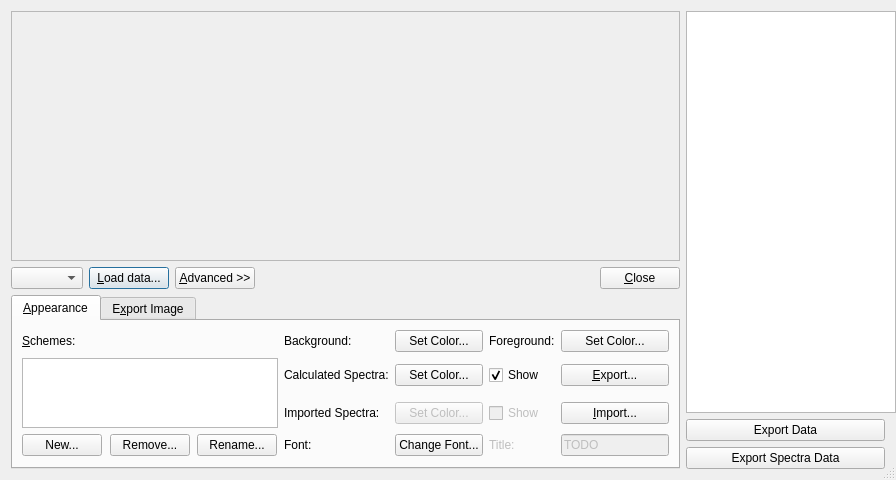
<?xml version="1.0" encoding="UTF-8"?>
<ui version="4.0">
 <class>SpectraDialog</class>
 <widget class="QDialog" name="SpectraDialog">
  <property name="geometry">
   <rect>
    <x>0</x>
    <y>0</y>
    <width>896</width>
    <height>480</height>
   </rect>
  </property>
  <property name="minimumSize">
   <size>
    <width>808</width>
    <height>480</height>
   </size>
  </property>
  <property name="windowTitle">
   <string>Spectra Visualization</string>
  </property>
  <property name="sizeGripEnabled">
   <bool>true</bool>
  </property>
  <layout class="QGridLayout" name="gridLayout">
   <item row="0" column="0" colspan="6">
    <widget class="Avogadro::PlotWidget" name="plot">
     <property name="sizePolicy">
      <sizepolicy hsizetype="Preferred" vsizetype="Expanding">
       <horstretch>0</horstretch>
       <verstretch>0</verstretch>
      </sizepolicy>
     </property>
     <property name="baseSize">
      <size>
       <width>800</width>
       <height>500</height>
      </size>
     </property>
     <property name="cursor">
      <cursorShape>CrossCursor</cursorShape>
     </property>
     <property name="toolTip">
      <string>Controls:
Double left click: Restore default axis limits
Right click + drag: Move plot
Middle click + drag: Zoom to region
Scroll wheel: Zoom to cursor</string>
     </property>
     <property name="frameShape">
      <enum>QFrame::StyledPanel</enum>
     </property>
     <property name="frameShadow">
      <enum>QFrame::Raised</enum>
     </property>
    </widget>
   </item>
   <item row="0" column="6" rowspan="3">
    <widget class="QTableWidget" name="dataTable">
     <property name="sizePolicy">
      <sizepolicy hsizetype="Fixed" vsizetype="Expanding">
       <horstretch>0</horstretch>
       <verstretch>0</verstretch>
      </sizepolicy>
     </property>
     <property name="minimumSize">
      <size>
       <width>210</width>
       <height>0</height>
      </size>
     </property>
     <property name="horizontalScrollBarPolicy">
      <enum>Qt::ScrollBarAlwaysOff</enum>
     </property>
     <property name="editTriggers">
      <set>QAbstractItemView::NoEditTriggers</set>
     </property>
     <property name="alternatingRowColors">
      <bool>true</bool>
     </property>
     <property name="selectionMode">
      <enum>QAbstractItemView::SingleSelection</enum>
     </property>
     <property name="selectionBehavior">
      <enum>QAbstractItemView::SelectRows</enum>
     </property>
     <property name="sortingEnabled">
      <bool>true</bool>
     </property>
     <attribute name="horizontalHeaderVisible">
      <bool>false</bool>
     </attribute>
     <attribute name="horizontalHeaderCascadingSectionResizes">
      <bool>false</bool>
     </attribute>
     <attribute name="horizontalHeaderHighlightSections">
      <bool>false</bool>
     </attribute>
     <attribute name="verticalHeaderVisible">
      <bool>false</bool>
     </attribute>
     <column>
      <property name="text">
       <string>x</string>
      </property>
     </column>
     <column>
      <property name="text">
       <string>y</string>
      </property>
     </column>
    </widget>
   </item>
   <item row="1" column="0">
    <widget class="QComboBox" name="combo_spectra">
     <property name="sizePolicy">
      <sizepolicy hsizetype="Preferred" vsizetype="Fixed">
       <horstretch>0</horstretch>
       <verstretch>0</verstretch>
      </sizepolicy>
     </property>
    </widget>
   </item>
   <item row="1" column="1">
    <widget class="QPushButton" name="push_loadSpectra">
     <property name="sizePolicy">
      <sizepolicy hsizetype="Fixed" vsizetype="Fixed">
       <horstretch>0</horstretch>
       <verstretch>0</verstretch>
      </sizepolicy>
     </property>
     <property name="text">
      <string>&amp;Load data...</string>
     </property>
    </widget>
   </item>
   <item row="1" column="2">
    <widget class="QPushButton" name="push_advanced">
     <property name="sizePolicy">
      <sizepolicy hsizetype="Fixed" vsizetype="Fixed">
       <horstretch>0</horstretch>
       <verstretch>0</verstretch>
      </sizepolicy>
     </property>
     <property name="text">
      <string>&amp;Advanced &gt;&gt;</string>
     </property>
    </widget>
   </item>
   <item row="1" column="3">
    <spacer name="horizontalSpacer">
     <property name="orientation">
      <enum>Qt::Horizontal</enum>
     </property>
     <property name="sizeHint" stdset="0">
      <size>
       <width>40</width>
       <height>20</height>
      </size>
     </property>
    </spacer>
   </item>
   <item row="1" column="4">
    <widget class="QLabel" name="currentCoordinates">
     <property name="sizePolicy">
      <sizepolicy hsizetype="Preferred" vsizetype="Preferred">
       <horstretch>0</horstretch>
       <verstretch>0</verstretch>
      </sizepolicy>
     </property>
     <property name="minimumSize">
      <size>
       <width>150</width>
       <height>0</height>
      </size>
     </property>
     <property name="frameShape">
      <enum>QFrame::NoFrame</enum>
     </property>
     <property name="frameShadow">
      <enum>QFrame::Plain</enum>
     </property>
     <property name="text">
      <string/>
     </property>
     <property name="alignment">
      <set>Qt::AlignCenter</set>
     </property>
    </widget>
   </item>
   <item row="1" column="5">
    <widget class="QPushButton" name="pushButton">
     <property name="sizePolicy">
      <sizepolicy hsizetype="Fixed" vsizetype="Fixed">
       <horstretch>0</horstretch>
       <verstretch>0</verstretch>
      </sizepolicy>
     </property>
     <property name="text">
      <string>&amp;Close</string>
     </property>
    </widget>
   </item>
   <item row="2" column="0" rowspan="3" colspan="6">
    <widget class="QTabWidget" name="tab_widget">
     <property name="sizePolicy">
      <sizepolicy hsizetype="Expanding" vsizetype="Fixed">
       <horstretch>0</horstretch>
       <verstretch>0</verstretch>
      </sizepolicy>
     </property>
     <property name="currentIndex">
      <number>0</number>
     </property>
     <widget class="QWidget" name="tab_appearance">
      <attribute name="title">
       <string>&amp;Appearance</string>
      </attribute>
      <layout class="QGridLayout" name="gridLayout_3">
       <item row="3" column="0" rowspan="2" colspan="3">
        <widget class="QListWidget" name="list_schemes">
         <property name="sizePolicy">
          <sizepolicy hsizetype="MinimumExpanding" vsizetype="Preferred">
           <horstretch>0</horstretch>
           <verstretch>0</verstretch>
          </sizepolicy>
         </property>
         <property name="alternatingRowColors">
          <bool>true</bool>
         </property>
         <property name="resizeMode">
          <enum>QListView::Adjust</enum>
         </property>
        </widget>
       </item>
       <item row="3" column="3">
        <widget class="QLabel" name="label_3">
         <property name="sizePolicy">
          <sizepolicy hsizetype="Fixed" vsizetype="Fixed">
           <horstretch>0</horstretch>
           <verstretch>0</verstretch>
          </sizepolicy>
         </property>
         <property name="text">
          <string>Calculated Spectra:</string>
         </property>
        </widget>
       </item>
       <item row="3" column="4">
        <widget class="QPushButton" name="push_colorCalculated">
         <property name="sizePolicy">
          <sizepolicy hsizetype="Minimum" vsizetype="Fixed">
           <horstretch>0</horstretch>
           <verstretch>0</verstretch>
          </sizepolicy>
         </property>
         <property name="text">
          <string>Set Color...</string>
         </property>
        </widget>
       </item>
       <item row="4" column="3">
        <widget class="QLabel" name="label_4">
         <property name="text">
          <string>Imported Spectra:</string>
         </property>
        </widget>
       </item>
       <item row="4" column="4">
        <widget class="QPushButton" name="push_colorImported">
         <property name="enabled">
          <bool>false</bool>
         </property>
         <property name="sizePolicy">
          <sizepolicy hsizetype="Minimum" vsizetype="Fixed">
           <horstretch>0</horstretch>
           <verstretch>0</verstretch>
          </sizepolicy>
         </property>
         <property name="text">
          <string>Set Color...</string>
         </property>
        </widget>
       </item>
       <item row="5" column="3">
        <widget class="QLabel" name="label_5">
         <property name="text">
          <string>Font:</string>
         </property>
        </widget>
       </item>
       <item row="5" column="4">
        <widget class="QPushButton" name="push_font">
         <property name="sizePolicy">
          <sizepolicy hsizetype="Fixed" vsizetype="Fixed">
           <horstretch>0</horstretch>
           <verstretch>0</verstretch>
          </sizepolicy>
         </property>
         <property name="text">
          <string>Change Font...</string>
         </property>
        </widget>
       </item>
       <item row="3" column="5">
        <widget class="QCheckBox" name="cb_calculate">
         <property name="sizePolicy">
          <sizepolicy hsizetype="Fixed" vsizetype="Fixed">
           <horstretch>0</horstretch>
           <verstretch>0</verstretch>
          </sizepolicy>
         </property>
         <property name="text">
          <string>Show</string>
         </property>
         <property name="checked">
          <bool>true</bool>
         </property>
        </widget>
       </item>
       <item row="4" column="5">
        <widget class="QCheckBox" name="cb_import">
         <property name="enabled">
          <bool>false</bool>
         </property>
         <property name="text">
          <string>Show</string>
         </property>
        </widget>
       </item>
       <item row="4" column="6">
        <widget class="QPushButton" name="push_import">
         <property name="sizePolicy">
          <sizepolicy hsizetype="Ignored" vsizetype="Fixed">
           <horstretch>0</horstretch>
           <verstretch>0</verstretch>
          </sizepolicy>
         </property>
         <property name="toolTip">
          <string>Imports a tsv of experimental spectra to overlay on the plot.</string>
         </property>
         <property name="text">
          <string>&amp;Import...</string>
         </property>
        </widget>
       </item>
       <item row="2" column="3">
        <widget class="QLabel" name="label_2">
         <property name="sizePolicy">
          <sizepolicy hsizetype="Fixed" vsizetype="Fixed">
           <horstretch>0</horstretch>
           <verstretch>0</verstretch>
          </sizepolicy>
         </property>
         <property name="text">
          <string>Background:</string>
         </property>
        </widget>
       </item>
       <item row="2" column="4">
        <widget class="QPushButton" name="push_colorBackground">
         <property name="sizePolicy">
          <sizepolicy hsizetype="Minimum" vsizetype="Fixed">
           <horstretch>0</horstretch>
           <verstretch>0</verstretch>
          </sizepolicy>
         </property>
         <property name="text">
          <string>Set Color...</string>
         </property>
        </widget>
       </item>
       <item row="2" column="5">
        <widget class="QLabel" name="label_6">
         <property name="sizePolicy">
          <sizepolicy hsizetype="Fixed" vsizetype="Preferred">
           <horstretch>0</horstretch>
           <verstretch>0</verstretch>
          </sizepolicy>
         </property>
         <property name="text">
          <string>Foreground:</string>
         </property>
        </widget>
       </item>
       <item row="2" column="6">
        <widget class="QPushButton" name="push_colorForeground">
         <property name="sizePolicy">
          <sizepolicy hsizetype="Ignored" vsizetype="Fixed">
           <horstretch>0</horstretch>
           <verstretch>0</verstretch>
          </sizepolicy>
         </property>
         <property name="text">
          <string>Set Color...</string>
         </property>
        </widget>
       </item>
       <item row="5" column="0">
        <widget class="QPushButton" name="push_newScheme">
         <property name="enabled">
          <bool>true</bool>
         </property>
         <property name="sizePolicy">
          <sizepolicy hsizetype="Fixed" vsizetype="Fixed">
           <horstretch>0</horstretch>
           <verstretch>0</verstretch>
          </sizepolicy>
         </property>
         <property name="text">
          <string>New...</string>
         </property>
        </widget>
       </item>
       <item row="5" column="1">
        <widget class="QPushButton" name="push_removeScheme">
         <property name="enabled">
          <bool>true</bool>
         </property>
         <property name="sizePolicy">
          <sizepolicy hsizetype="Fixed" vsizetype="Fixed">
           <horstretch>0</horstretch>
           <verstretch>0</verstretch>
          </sizepolicy>
         </property>
         <property name="text">
          <string>Remove...</string>
         </property>
        </widget>
       </item>
       <item row="5" column="2">
        <widget class="QPushButton" name="push_renameScheme">
         <property name="sizePolicy">
          <sizepolicy hsizetype="Fixed" vsizetype="Fixed">
           <horstretch>0</horstretch>
           <verstretch>0</verstretch>
          </sizepolicy>
         </property>
         <property name="text">
          <string>Rename...</string>
         </property>
        </widget>
       </item>
       <item row="5" column="5">
        <widget class="QLabel" name="label_7">
         <property name="enabled">
          <bool>false</bool>
         </property>
         <property name="text">
          <string>Title:</string>
         </property>
        </widget>
       </item>
       <item row="5" column="6">
        <widget class="QLineEdit" name="lineEdit">
         <property name="enabled">
          <bool>false</bool>
         </property>
         <property name="sizePolicy">
          <sizepolicy hsizetype="Fixed" vsizetype="Fixed">
           <horstretch>0</horstretch>
           <verstretch>0</verstretch>
          </sizepolicy>
         </property>
         <property name="text">
          <string>TODO</string>
         </property>
        </widget>
       </item>
       <item row="2" column="0">
        <widget class="QLabel" name="label_10">
         <property name="sizePolicy">
          <sizepolicy hsizetype="Fixed" vsizetype="Fixed">
           <horstretch>0</horstretch>
           <verstretch>0</verstretch>
          </sizepolicy>
         </property>
         <property name="text">
          <string>&amp;Schemes:</string>
         </property>
         <property name="buddy">
          <cstring>list_schemes</cstring>
         </property>
        </widget>
       </item>
       <item row="3" column="6">
        <widget class="QPushButton" name="push_export">
         <property name="sizePolicy">
          <sizepolicy hsizetype="Ignored" vsizetype="Fixed">
           <horstretch>0</horstretch>
           <verstretch>0</verstretch>
          </sizepolicy>
         </property>
         <property name="text">
          <string>&amp;Export...</string>
         </property>
        </widget>
       </item>
       <item row="2" column="7">
        <spacer name="horizontalSpacer_4">
         <property name="orientation">
          <enum>Qt::Horizontal</enum>
         </property>
         <property name="sizeHint" stdset="0">
          <size>
           <width>40</width>
           <height>20</height>
          </size>
         </property>
        </spacer>
       </item>
      </layout>
     </widget>
     <widget class="QWidget" name="tab_imageExport">
      <attribute name="title">
       <string>E&amp;xport Image</string>
      </attribute>
      <layout class="QGridLayout" name="gridLayout_4">
       <item row="0" column="1" colspan="7">
        <widget class="QLineEdit" name="edit_imageFilename">
         <property name="readOnly">
          <bool>false</bool>
         </property>
        </widget>
       </item>
       <item row="1" column="5">
        <widget class="QLabel" name="label_12">
         <property name="sizePolicy">
          <sizepolicy hsizetype="Fixed" vsizetype="Preferred">
           <horstretch>0</horstretch>
           <verstretch>0</verstretch>
          </sizepolicy>
         </property>
         <property name="text">
          <string>&amp;DPI:</string>
         </property>
         <property name="buddy">
          <cstring>spin_imageDPI</cstring>
         </property>
        </widget>
       </item>
       <item row="1" column="0">
        <widget class="QLabel" name="label_14">
         <property name="sizePolicy">
          <sizepolicy hsizetype="Fixed" vsizetype="Preferred">
           <horstretch>0</horstretch>
           <verstretch>0</verstretch>
          </sizepolicy>
         </property>
         <property name="text">
          <string>&amp;Width:</string>
         </property>
         <property name="buddy">
          <cstring>spin_imageWidth</cstring>
         </property>
        </widget>
       </item>
       <item row="1" column="1">
        <widget class="QSpinBox" name="spin_imageWidth">
         <property name="enabled">
          <bool>true</bool>
         </property>
         <property name="maximum">
          <number>999999</number>
         </property>
         <property name="value">
          <number>21</number>
         </property>
        </widget>
       </item>
       <item row="1" column="2">
        <widget class="QLabel" name="label_13">
         <property name="sizePolicy">
          <sizepolicy hsizetype="Fixed" vsizetype="Preferred">
           <horstretch>0</horstretch>
           <verstretch>0</verstretch>
          </sizepolicy>
         </property>
         <property name="text">
          <string>&amp;Height</string>
         </property>
         <property name="buddy">
          <cstring>spin_imageHeight</cstring>
         </property>
        </widget>
       </item>
       <item row="1" column="3">
        <widget class="QSpinBox" name="spin_imageHeight">
         <property name="enabled">
          <bool>true</bool>
         </property>
         <property name="maximum">
          <number>999999</number>
         </property>
         <property name="value">
          <number>13</number>
         </property>
        </widget>
       </item>
       <item row="0" column="0">
        <widget class="QLabel" name="label_11">
         <property name="text">
          <string>&amp;Filename:</string>
         </property>
         <property name="buddy">
          <cstring>edit_imageFilename</cstring>
         </property>
        </widget>
       </item>
       <item row="1" column="6" colspan="3">
        <widget class="QSpinBox" name="spin_imageDPI">
         <property name="enabled">
          <bool>true</bool>
         </property>
         <property name="maximum">
          <number>9999</number>
         </property>
         <property name="value">
          <number>150</number>
         </property>
        </widget>
       </item>
       <item row="1" column="10" colspan="2">
        <spacer name="horizontalSpacer_3">
         <property name="orientation">
          <enum>Qt::Horizontal</enum>
         </property>
         <property name="sizeHint" stdset="0">
          <size>
           <width>40</width>
           <height>20</height>
          </size>
         </property>
        </spacer>
       </item>
       <item row="0" column="8">
        <widget class="QToolButton" name="push_imageFilename">
         <property name="text">
          <string>...</string>
         </property>
        </widget>
       </item>
       <item row="1" column="4">
        <widget class="QComboBox" name="combo_imageUnits">
         <property name="enabled">
          <bool>true</bool>
         </property>
         <item>
          <property name="text">
           <string>cm</string>
          </property>
         </item>
         <item>
          <property name="text">
           <string>mm</string>
          </property>
         </item>
         <item>
          <property name="text">
           <string>in</string>
          </property>
         </item>
         <item>
          <property name="text">
           <string>px</string>
          </property>
         </item>
        </widget>
       </item>
       <item row="3" column="11">
        <widget class="QPushButton" name="push_imageSave">
         <property name="sizePolicy">
          <sizepolicy hsizetype="Fixed" vsizetype="Fixed">
           <horstretch>0</horstretch>
           <verstretch>0</verstretch>
          </sizepolicy>
         </property>
         <property name="text">
          <string>&amp;Save Image...</string>
         </property>
        </widget>
       </item>
       <item row="3" column="10">
        <spacer name="horizontalSpacer_5">
         <property name="orientation">
          <enum>Qt::Horizontal</enum>
         </property>
         <property name="sizeHint" stdset="0">
          <size>
           <width>40</width>
           <height>20</height>
          </size>
         </property>
        </spacer>
       </item>
       <item row="2" column="11">
        <spacer name="verticalSpacer_3">
         <property name="orientation">
          <enum>Qt::Vertical</enum>
         </property>
         <property name="sizeHint" stdset="0">
          <size>
           <width>20</width>
           <height>40</height>
          </size>
         </property>
        </spacer>
       </item>
       <item row="1" column="9">
        <widget class="QCheckBox" name="cb_imageFontAdjust">
         <property name="toolTip">
          <string>Use an optimized value for the font size instead of the scheme-specified value (screen to image point sizes don't translate well!)</string>
         </property>
         <property name="text">
          <string>Auto-adjust F&amp;ont Size</string>
         </property>
         <property name="checked">
          <bool>true</bool>
         </property>
        </widget>
       </item>
      </layout>
     </widget>
    </widget>
   </item>
   <item row="3" column="6">
    <widget class="QPushButton" name="push_exportData">
     <property name="text">
      <string>Export Data</string>
     </property>
    </widget>
   </item>
   <item row="4" column="6">
    <widget class="QPushButton" name="push_exportDressedData">
     <property name="text">
      <string>Export Spectra Data</string>
     </property>
    </widget>
   </item>
  </layout>
 </widget>
 <customwidgets>
  <customwidget>
   <class>Avogadro::PlotWidget</class>
   <extends>QFrame</extends>
   <header location="global">avogadro/plotwidget.h</header>
   <container>1</container>
  </customwidget>
 </customwidgets>
 <tabstops>
  <tabstop>combo_spectra</tabstop>
  <tabstop>list_schemes</tabstop>
  <tabstop>push_newScheme</tabstop>
  <tabstop>push_removeScheme</tabstop>
  <tabstop>push_renameScheme</tabstop>
  <tabstop>push_colorBackground</tabstop>
  <tabstop>push_colorForeground</tabstop>
  <tabstop>push_colorCalculated</tabstop>
  <tabstop>cb_calculate</tabstop>
  <tabstop>push_export</tabstop>
  <tabstop>push_colorImported</tabstop>
  <tabstop>cb_import</tabstop>
  <tabstop>push_import</tabstop>
  <tabstop>push_font</tabstop>
  <tabstop>lineEdit</tabstop>
  <tabstop>edit_imageFilename</tabstop>
  <tabstop>push_imageFilename</tabstop>
  <tabstop>spin_imageWidth</tabstop>
  <tabstop>spin_imageHeight</tabstop>
  <tabstop>combo_imageUnits</tabstop>
  <tabstop>spin_imageDPI</tabstop>
  <tabstop>cb_imageFontAdjust</tabstop>
  <tabstop>push_imageSave</tabstop>
  <tabstop>pushButton</tabstop>
 </tabstops>
 <resources/>
 <connections>
  <connection>
   <sender>pushButton</sender>
   <signal>clicked()</signal>
   <receiver>SpectraDialog</receiver>
   <slot>accept()</slot>
   <hints>
    <hint type="sourcelabel">
     <x>827</x>
     <y>542</y>
    </hint>
    <hint type="destinationlabel">
     <x>199</x>
     <y>149</y>
    </hint>
   </hints>
  </connection>
 </connections>
</ui>
